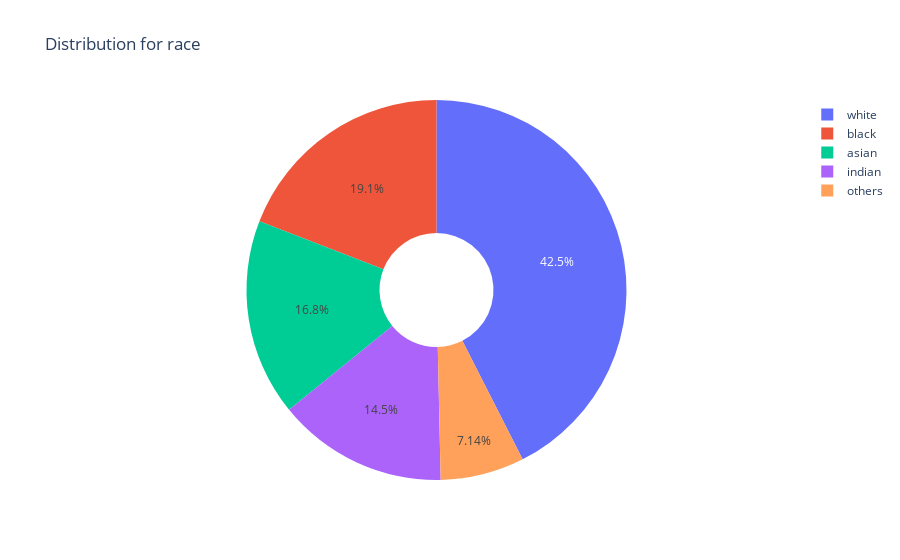

This figure's notebook cell:
### Code cell
#race distribution
plot_distribution(data['race'])

### Figure 1 — Plotly figure (JSON) as saved in the notebook; plotly's stock layout.template omitted (floating-point values rounded to 4 significant figures)
{"data": [{"hole": 0.3, "labels": ["white", "black", "asian", "indian", "others"], "type": "pie", "values": [10079, 4528, 3975, 3434, 1692]}], "layout": {"title": {"text": "Distribution for race"}}}
